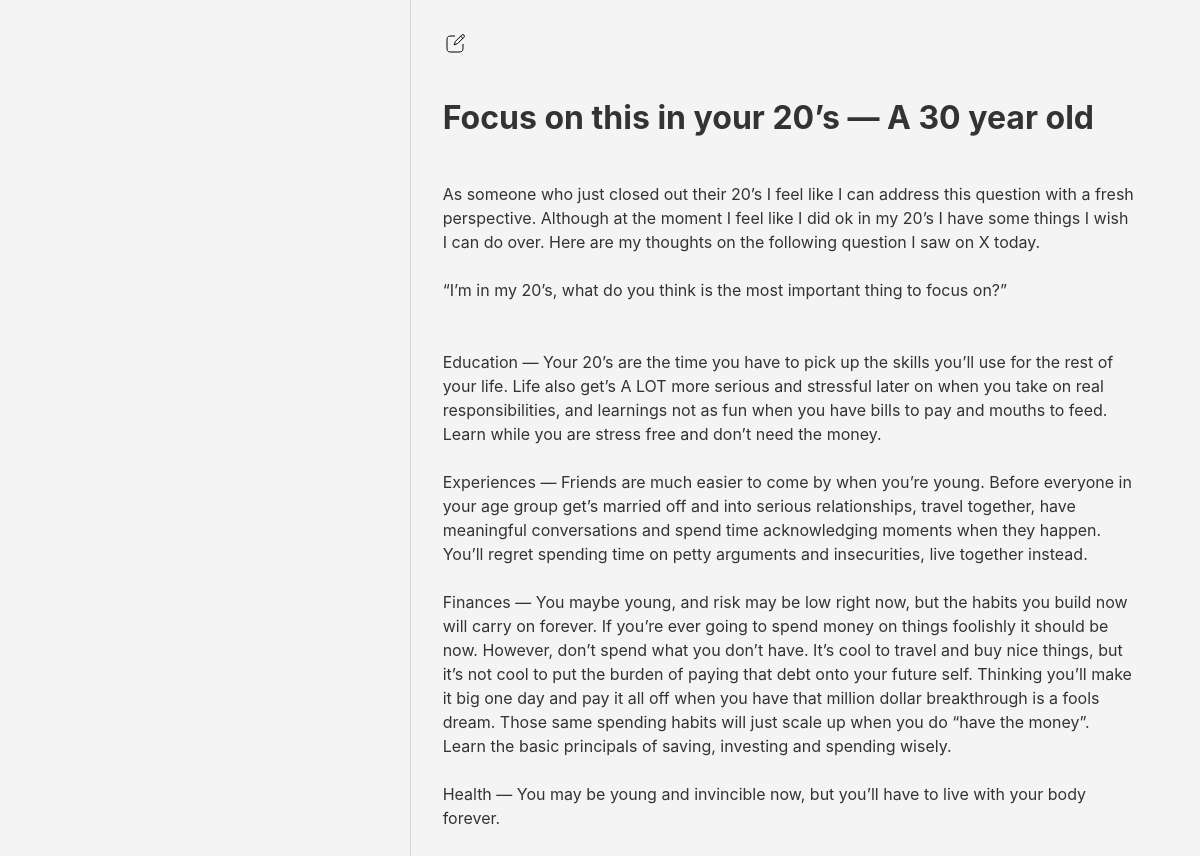
The app's page /posts/60/ with its own data.
### base/models.py (models this page shows)
class Post(models.Model):
    title = models.CharField(max_length=100)
    body = models.TextField(default=defaultBody)
    updated = models.DateTimeField(auto_now=True)
    created = models.DateTimeField(auto_now_add=True)
    class Meta:
        ordering = ['-updated']

### base/views.py (the view)
# urls.py: path('posts/<str:pk>/', views.post_detail),
def post_detail(request, pk):
    post = Post.objects.get(id=pk)
    context = {'post':post}
    return render(request, 'index.html', context)

### templates/index.html
{% extends 'main.html' %}
{% block content %}
<div
    id="sidebar"
    hx-trigger="load"
    hx-get="/api/sidebar/"
    hx-swap="outerHTML"
></div>
<div id="page--container">
    {% include 'components/post.html' %}
</div>
{% endblock %}

### templates/components/post.html (shortened to what this page needs)
<div hx-swap-oob="innerHTML:#page--container">
    <div
        hx-trigger="click"
        hx-get="/api/posts/edit/{{post.id}}/"
        hx-swap="innerHTML"
        hx-target="#page--container"
        >
    </div>
    <h1>{{post.title}}</h1>
    <br>
    <span>
       {{post.body|linebreaksbr|safe}}
    </span>
</div>

### static/styles/main.css (style rules this page uses)
* { box-sizing: border-box; }
body { font-family: -apple-system, BlinkMacSystemFont, 'Segoe UI', Roboto, Oxygen-Sans, Ubuntu, Cantarell, 'Helvetica Neue', sans-serif; line-height: 1.5; color: #333; background-color: #f4f4f4; margin: 0; padding: 0; }
h1, h2, h3, h4, h5, h6 { font-weight: bold; margin-top: 1em; margin-bottom: 0.5em; }
h1 { font-size: 2rem; }
#sidebar { border-right: 1px solid #d6d4d4; padding-right: 2em; }
#page--container { padding: 2em; }

### records on screen
Post: title "Focus on this in your 20’s — A 30 year old", body "As someone who just closed out their 20’s I feel like I can address this question with a fresh perspective. Although at the moment I feel like I did ok in my 20’s I have some things I wish I can do over. Here are my thoughts on the following question I saw on X today. “I’m in my 20’s, what do you think is the most important thing to focus on?” Education — Your 20’s are the time you have to pick up the skills you’ll use for the rest of your life. Life also get’s A LOT more serious and stressful later on when you take on real responsibilities, and learnings not as fun when you have bills to pay and mouths to feed. Learn while you are stress free and don’t need the money. Experiences — Friends…"
